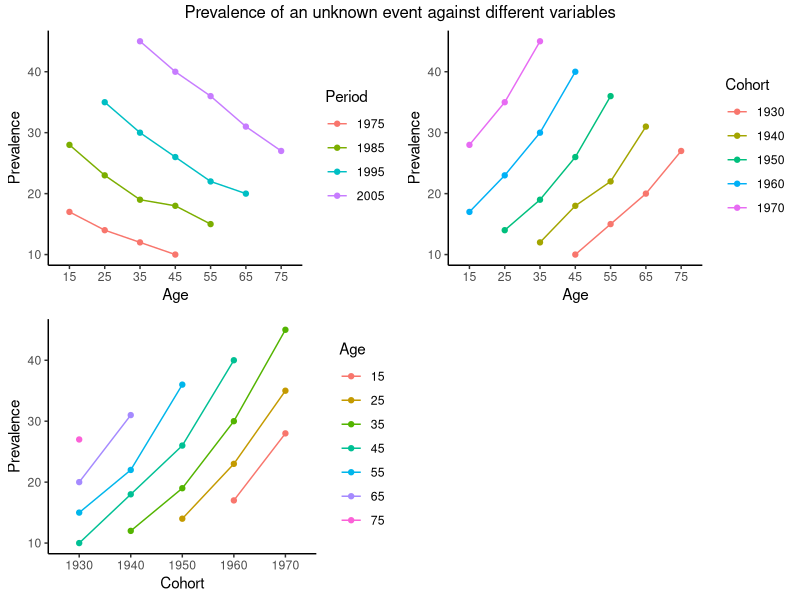
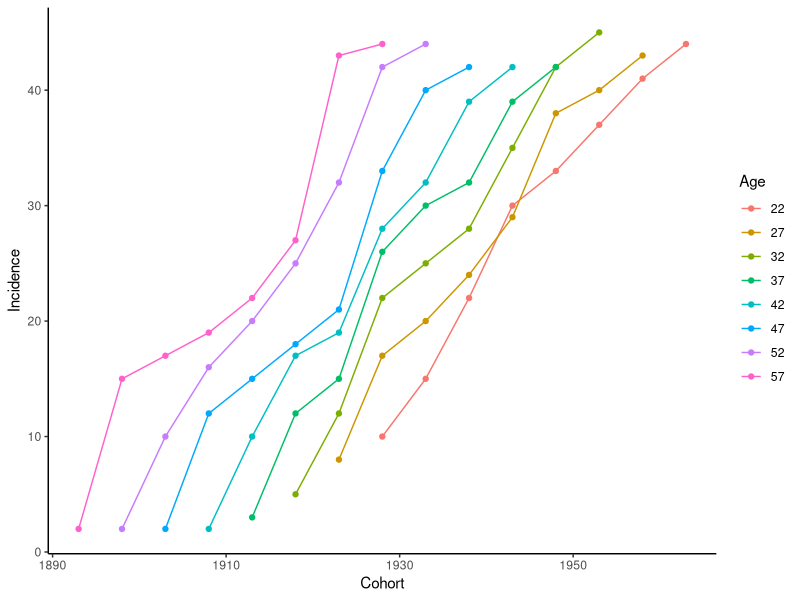

Here is the R script that generated these plots, in order:
## ---- chunk 1

library(readr)
library(rlist)
df <- read_csv("in_lesson_data_assignment1.csv")
head(df)

## ---- chunk 2
transform_age_vs_inci <- function(df) {
  
  result <- list()
  row_length <- nrow(df)
  col_length <- ncol(df)
  
  # The following is a control sequence for populating a new list 
  
  for (i in seq_len(row_length)) {
    
    for (j in 2:col_length) {
      
      if (is.na(df[i,j])) {
        next 
      }
      
      else {
        
        vec <- numeric(4)
        vec[2] <- as.numeric(df[i,1]) # This is the age 
        vec[3] <- as.integer(colnames(df[i,j])) # This is the period
        vec[1] <- vec[3] - vec[2] # This is the cohort 
        vec[4] <- as.numeric(df[i,j]) # This is the prevalence 
        
        result <- list.append(result, vec)
        
      }
      
    }
    
  }
  
  
  new_df <- do.call(rbind,result)
  new_df <- data.frame(new_df)
  
  colnames(new_df) <- c("Cohort", "Age", "Period", "Incidence")
  new_df$Age <- as.factor(new_df$Age)
  
  return(new_df)
  
}
## ---- chunk 3

new_df <- transform_age_vs_inci(df)
colnames(new_df)[4] <- "Prevalence"
new_df$Cohort <- as.factor(new_df$Cohort)
new_df$Period <- as.factor(new_df$Period)
head(new_df)

## ---- chunk 4
library(ggplot2)
library(ggrepel)
library(gridExtra)
xcohort <- ggplot(new_df, aes(x = Cohort, y = Prevalence,
                 group = Age)) + 
    geom_line(aes(color = Age)) + 
    geom_point(aes(color = Age)) +
    theme_classic() 
xage_by_period <- ggplot(new_df, aes(x = Age, y = Prevalence,
                 group = Period)) + 
    geom_line(aes(color = Period)) + 
    geom_point(aes(color = Period)) +
    theme_classic() 
xage_by_cohort <- ggplot(new_df, aes(x = Age, y = Prevalence,
                 group = Cohort)) + 
    geom_line(aes(color = Cohort)) + 
    geom_point(aes(color = Cohort)) +
    theme_classic() 
grid.arrange(
  xage_by_period,
  xage_by_cohort,
  xcohort,
  nrow = 2,
  top = "Prevalence of an unknown event against different variables"
)

## ---- chunk 5
transform_age_vs_inci <- function(df) {
  
  result <- list()
  row_length <- nrow(df)
  col_length <- ncol(df)
  
  # The following is a control sequence for populating a new list 
  
  for (i in seq_len(row_length)) {
    
    for (j in 2:col_length) {
      
      vec <- numeric(4)
      vec[2] <- as.numeric(df[i,1]) # This is the age 
      vec[3] <- as.integer(colnames(df[i,j])) # This is the period
      vec[1] <- vec[3] - vec[2] # This is the cohort 
      vec[4] <- as.numeric(df[i,j]) # This is the prevalence 
      
      result <- list.append(result, vec)
      
    }
    
  }
  
  
  new_df <- do.call(rbind,result)
  new_df <- data.frame(new_df)
  
  colnames(new_df) <- c("Cohort", "Age", "Period", "Incidence")
  new_df$Age <- as.factor(new_df$Age)
  
  return(new_df)
  
}
## ---- chunk 6

library(readr)
library(rlist)
df <- read_csv("data_assignment1.csv")
head(df)

## ---- chunk 7

new_df <- transform_age_vs_inci(df)
head(new_df)

## ---- chunk 8
library(ggplot2)
library(ggrepel)
ggplot(new_df, aes(x = Cohort, y = Incidence,
                 group = Age)) + 
    geom_line(aes(color = Age)) + 
    geom_point(aes(color = Age)) +
    theme_classic() 
